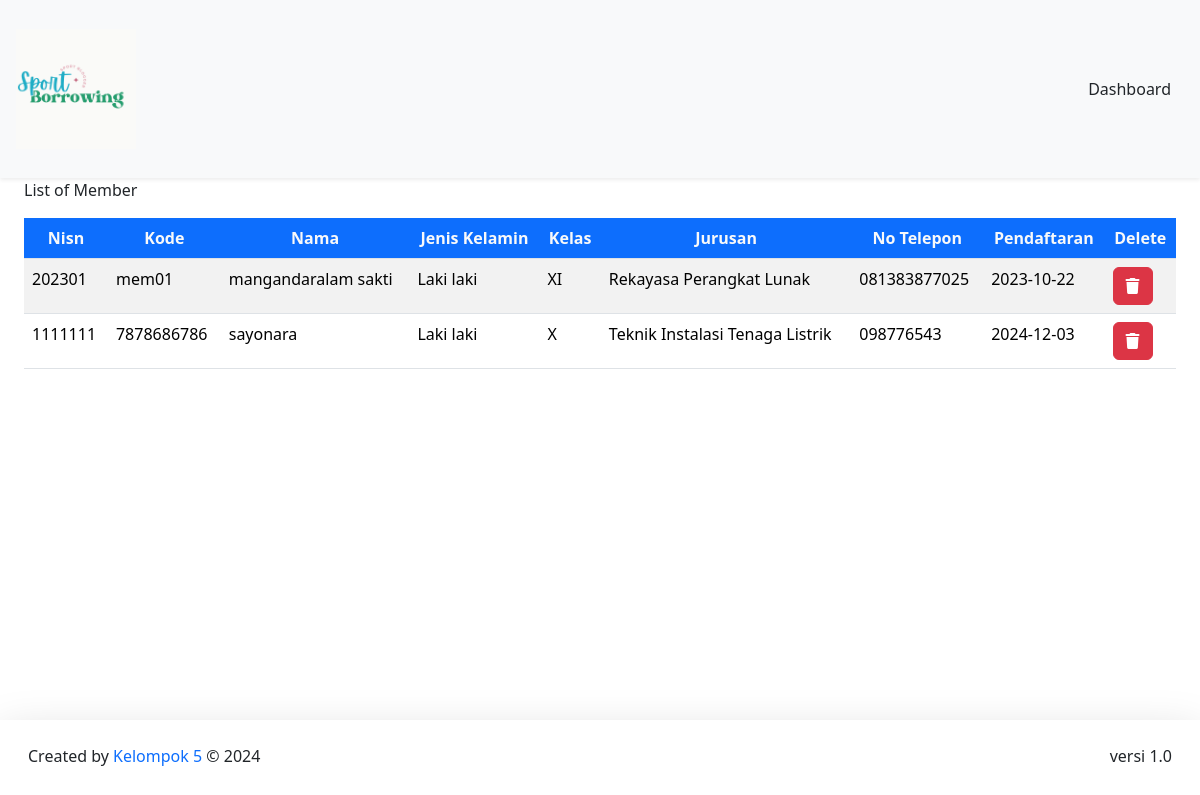
The page /DashboardAdmin/member/member.php (signed in) on the database its author committed.
### tables this page shows
CREATE TABLE `member` (
  `nisn` int(11) NOT NULL,
  `kode_member` varchar(12) NOT NULL,
  `nama` varchar(255) NOT NULL,
  `password` varchar(255) NOT NULL,
  `jenis_kelamin` varchar(20) NOT NULL,
  `kelas` varchar(5) NOT NULL,
  `jurusan` varchar(50) NOT NULL,
  `no_tlp` varchar(15) NOT NULL,
  `tgl_pendaftaran` date NOT NULL
);

### config/config.php (called while the page is built, shortened)
<?php
$host = "127.0.0.1";
$username = "root";
$password = "";
$database_name = "sport";
$connection = mysqli_connect($host, $username, $password, $database_name);
function queryReadData($dataKategori) {
  global $connection;
  $result = mysqli_query($connection, $dataKategori);
  $items = [];
  while($item = mysqli_fetch_assoc($result)) {
    $items[] = $item;
  }
  return $items;
}
?>

### DashboardAdmin/member/member.php (the view, shortened to what this page needs)
<?php
require "../../config/config.php";
$member = queryReadData("SELECT * FROM member");
?>
<!DOCTYPE html>
<html lang="en">
  <head>
    <link href="https://cdn.jsdelivr.net/npm/bootstrap@5.3.2/dist/css/bootstrap.min.css" rel="stylesheet">
  </head>
  <body>
    <nav class="navbar fixed-top bg-body-tertiary shadow-sm">
      <div class="container-fluid p-3">
        <a class="navbar-brand" href="#">
          <img src="../../assets/logoNav.png" alt="logo" width="120px">
        </a>
        <a class="btn btn-tertiary" href="../dashboardAdmin.php">Dashboard</a>
      </div>
    </nav>
    <div class="p-4 mt-5">
     <form action="" method="post" class="mt-5">
       <div class="input-group d-flex justify-content-end mb-3">
         <button class="border border-start-0 bg-light rounded rounded-start-0" type="submit" name="search"><i class="fa-solid fa-magnifying-glass"></i></button>
       </div>
      </form>
      <caption>List of Member</caption>
      <div class="table-responsive mt-3">
        <table class="table table-striped table-hover">
        <thead class="text-center">
          <tr>
            <th class="bg-primary text-light">Nisn</th>
            <th class="bg-primary text-light">Kode</th>
            <th class="bg-primary text-light">Nama</th>
            <th class="bg-primary text-light">Jenis Kelamin</th>
            <th class="bg-primary text-light">Kelas</th>
            <th class="bg-primary text-light">Jurusan</th>
            <th class="bg-primary text-light">No Telepon</th>
            <th class="bg-primary text-light">Pendaftaran</th>
            <th class="bg-primary text-light">Delete</th>
          </tr>
        </thead>
      <?php foreach($member as $item) : ?>
      <tr>
        <td><?=$item["nisn"];?></td>
        <td><?=$item["kode_member"];?></td>
        <td><?=$item["nama"];?></td>
        <td><?=$item["jenis_kelamin"];?></td>
        <td><?=$item["kelas"];?></td>
        <td><?=$item["jurusan"];?></td>
        <td><?=$item["no_tlp"];?></td>
        <td><?=$item["tgl_pendaftaran"];?></td>
        <td>
          <div class="action">
             <a href="deleteMember.php?id=<?= $item["nisn"]; ?>" class="btn btn-danger" onclick="return confirm('Yakin ingin menghapus data member ?');"><i class="fa-solid fa-trash"></i></a>
           </div>
        </td>
       </tr>
      <?php endforeach;?>
    </table>
    </div>
  </div>
    <footer class="fixed-bottom shadow-lg bg-subtle p-3">
      <div class="container-fluid d-flex justify-content-between">
      <p class="mt-2">Created by <span class="text-primary"> Kelompok 5</span> © 2024</p>
      <p class="mt-2">versi 1.0</p>
      </div>
    </footer>
  </body>
</html>

### rows shown on the page
member: nisn "202301", kode_member "mem01", nama "mangandaralam sakti", jenis_kelamin "Laki laki", kelas "XI", jurusan "Rekayasa Perangkat Lunak", no_tlp "081383877025", tgl_pendaftaran "2023-10-22"
member: nisn "1111111", kode_member "7878686786", nama "sayonara", jenis_kelamin "Laki laki", kelas "X", jurusan "Teknik Instalasi Tenaga Listrik", no_tlp "098776543", tgl_pendaftaran "2024-12-03"
